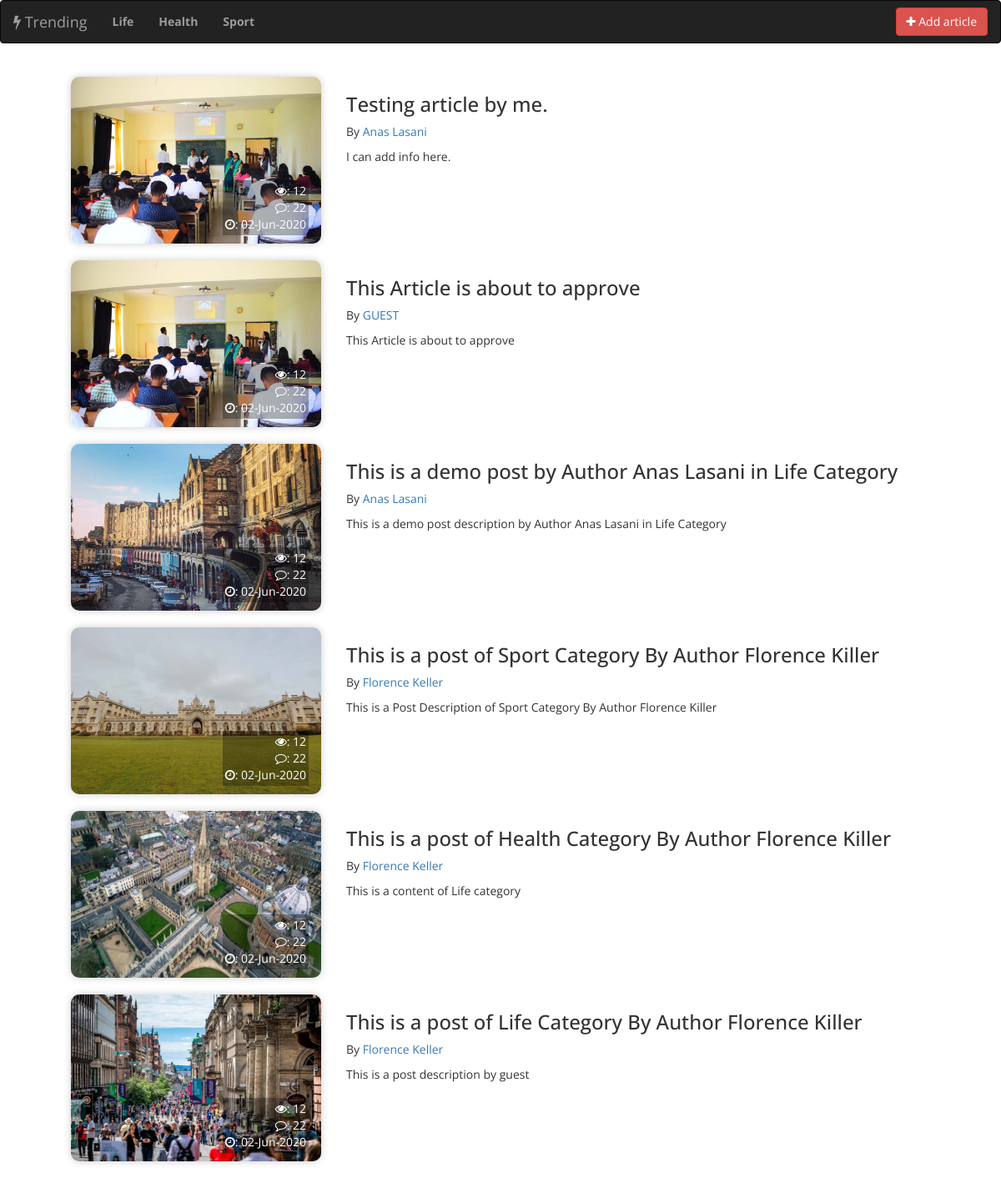
The page / on the database its author committed.
### tables this page shows
CREATE TABLE `categories` (
  `id` int(100) NOT NULL,
  `name` varchar(100) DEFAULT NULL,
  `created_at` timestamp NULL DEFAULT CURRENT_TIMESTAMP,
  `featured` int(10) NOT NULL DEFAULT '0',
  `slug` varchar(100) NOT NULL
);

CREATE TABLE `articles` (
  `id` int(100) NOT NULL,
  `authors` int(100) DEFAULT NULL,
  `title` longtext,
  `category` int(100) DEFAULT NULL,
  `content` longtext,
  `image` varchar(100) DEFAULT NULL,
  `created_at` timestamp NOT NULL DEFAULT CURRENT_TIMESTAMP,
  `active_status` int(10) NOT NULL DEFAULT '0'
);

CREATE TABLE `authors` (
  `id` int(100) NOT NULL,
  `name` varchar(100) DEFAULT NULL
);

### application/controllers/Web.php (called while the page is built, shortened)
<?php
class Web extends CI_Controller {
	public function index()
	{
		if($this->session->userdata('category'))
		{
			$cat = $this->session->userdata('category');
			$cond = " and category = '$cat'";
		}
		else
		{
			$cond = "";
		}
		$data['articles'] = $this->MainModel->custom_query("select * from articles where active_status = '1' ".$cond." order by created_at desc");
		$this->load->view('web/index',$data);
	}
}

### index.php (called while the page is built, shortened)
<?php
require_once BASEPATH.'core/CodeIgniter.php';

### application/helpers/custom_helper.php (called while the page is built, shortened)
<?php
if (! function_exists('GetForeignKey')) {
    function GetForeignKey($table,$where_col,$where_id,$fetch_col)
    {
       $ci = get_instance();
       $query = $ci->db->select($fetch_col)->where($where_col,$where_id)->get($table);
       $result = $query->row_array();
       return $result[$fetch_col];
    }
}
if (! function_exists('GetFeaturedCategories')) {
    function GetFeaturedCategories()
    {
       $ci = get_instance();
       $query = $ci->db->select('*')->where('featured','1')->order_by('id','ASC')->get('categories');
       $result = $query->result_array();
       return $result;
    }
}
?>

### application/models/MainModel.php (called while the page is built, shortened)
<?php
class MainModel extends CI_Model {
public function custom_query($query)
{
return $this->db->query($query)->result_array();
}
}

### application/views/web/index.php (the view, shortened to what this page needs)
<!DOCTYPE html>
<html lang="en">
  <?php error_reporting(0); include 'header.php'; ?>
<body>
<?php include 'nav.php'; ?>
<div class="container-fluid"><br>
  <div class="container">
    <div class="row">
    <?php if($articles ): foreach($articles as $key): ?>
    <div class="row">
      <div class="col-md-4 text-right">
        <img src="<?= site_url('assets/uploads/articles/'.$key['image']);?>" class="img-block">
        <div class="div-overlay">
          <span><i class="fa fa-eye"></i>: 12</span> <br> <span><i class="fa fa-comment-o"></i>: 22</span> <br> <span><i class="fa fa-clock-o"></i>: <?= date('d-M-Y',strtotime($key['created_at'])); ?></span>
          </div>
        </div>
      <div class="col-md-8">
        <h3><?= $key['title'];?></h3>
        <p>By <a href="<?= site_url('authors/'.$key['authors']); ?>"><?= $key['authors']==0 ? 'GUEST' : GetForeignKey('authors','id',$key['authors'],'name');?></a></p>
        <p><?= $key['content']; ?></p>
      </div>
    </div>
    <br>
   <?php endforeach; else: ?>
   <p>No more articles</p>
   <?php endif; ?>
    </div>
  </div>
</div>
</body>
</html>

### application/views/web/header.php (shortened to what this page needs)
<head>
  <link rel="stylesheet" href="https://cdnjs.cloudflare.com/ajax/libs/font-awesome/4.7.0/css/font-awesome.min.css">
    <link rel="stylesheet" href="https://maxcdn.bootstrapcdn.com/bootstrap/3.4.1/css/bootstrap.min.css">
  <link href="<?= site_url('assets/css');?>/sweetalert2.min.css" rel="stylesheet" />
</head>

### application/views/web/nav.php
<nav class="navbar navbar-inverse">
  <div class="container-fluid">
    <div class="navbar-header">
      <a class="navbar-brand text-white" href="<?= site_url('feeds/0');?>"><i class="fa fa-flash"></i> Trending</a>
    </div>
    <ul class="nav navbar-nav">
      <?php
      $categories = GetFeaturedCategories();
      foreach($categories as $category):?>
      <?php if($this->uri->segment(1)=='authors'): ?>
        <li><a href="<?= site_url('authorfeeds/'.$category['id'].'/'.$this->uri->segment(2));?>"><b><?= $category['name']; ?></b></a></li>
      <?php else: ?>
      <li><a href="<?= site_url('feeds/'.$category['id']);?>"><b><?= $category['name']; ?></b></a></li>
    <?php endif; ?>
      <?php endforeach; ?>
    </ul>
    <a class="btn btn-danger navbar-btn pull-right" href="<?= site_url('add-article'); ?>"><i class="fa fa-plus"></i> Add article</a>
  </div>
</nav>

### application/views/web/header.php (style rules this page uses)
body { font-family: 'Open Sans', sans-serif; }
.img-block { width:300px;height:200px; border-radius: 10px; box-shadow: rgba(0, 0, 0, 0.2) 0px 0px 10px 0px; }
.div-overlay { background: rgba(0,0,0,0.3); padding:3px;position: absolute;bottom:10px;right:30px;color:white;text-align: right; }

### rows shown on the page
categories: name "Life"
categories: name "Health"
categories: name "Sport"
articles: image (picture), created_at "02-Jun-2020", title "Testing article by me.", authors.name "Anas Lasani", content "I can add info here."
articles: image (picture), created_at "02-Jun-2020", title "This Article is about to approve", authors "GUEST", content "This Article is about to approve"
articles: image (picture), created_at "02-Jun-2020", title "This is a demo post by Author Anas Lasani in Life Category", authors.name "Anas Lasani", content "This is a demo post description by Author Anas Lasani in Life Category"
articles: image (picture), created_at "02-Jun-2020", title "This is a post of Sport Category By Author Florence Killer", authors.name "Florence Keller", content "This is a Post Description of Sport Category By Author Florence Killer"
articles: image (picture), created_at "02-Jun-2020", title "This is a post of Health Category By Author Florence Killer", authors.name "Florence Keller", content "This is a content of Life category"
articles: image (picture), created_at "02-Jun-2020", title "This is a post of Life Category By Author Florence Killer", authors.name "Florence Keller", content "This is a post description by guest"
